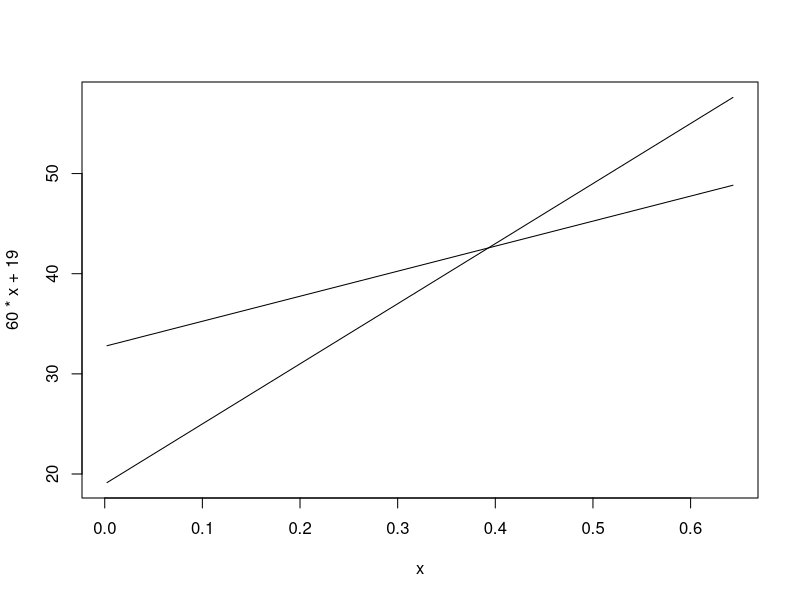

This chart was generated by the following R code:
## ---- chunk 1
knitr::opts_chunk$set(echo = TRUE)
## ---- chunk 2
man <- (-20)*0.35 + 40*0.35 + 100*0.3
pur <- 10*0.35 + 45*0.35 + 70*0.3

man
pur
## ---- chunk 3
x = runif(100,0,0.65)
plot(x = x, y = 60*x + 19, type = "l")
lines(x = x, y = 25*x + 32.75)
## ---- chunk 4
a = 0.3 * 5000000
b = 1 * (1000000+5000000)/2
c = 3200000
a
b
c
## ---- chunk 5
pa = 0.3
samp = sample(1000000:5000000, 1000000,replace = T)
pb = (length(samp[samp > 4000000]))/1000000
c_sim = rexp(1000000,1/3200000)
pc = length(c_sim[c_sim>4000000])/1000000
pa
pb
pc
